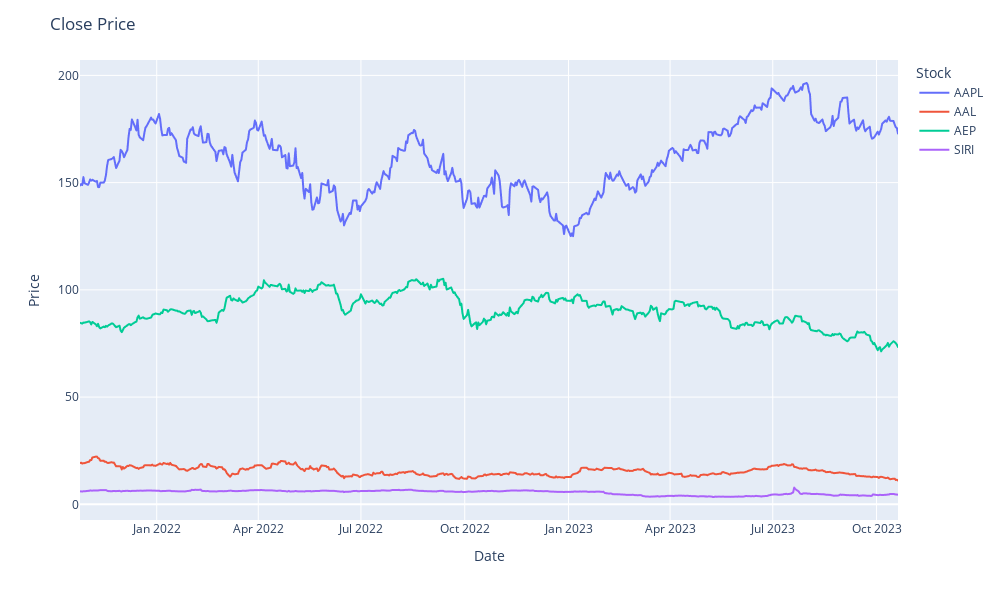

Notebook cell for this chart:
### Code cell
import pandas as pd
import plotly.express as px

data = pd.DataFrame()

for stock in stocks:
    stock_data = pd.read_csv(stock + '.csv', parse_dates=['Date'], index_col='Date')
    data[stock] = stock_data['Close']

long_data = data.reset_index().melt(id_vars='Date', var_name='Stock', value_name='Close')

fig = px.line(long_data, x='Date', y='Close', color='Stock', labels={'Close': 'Price'})

fig.update_layout(
    title="Close Price",
    xaxis_title="Date",
    yaxis_title="Price",
    legend_title="Stock",
    showlegend=True,
    height=600,
    width=1000,
)

fig.show()

### Figure 1 — Plotly figure (JSON) as saved in the notebook; plotly's stock layout.template omitted (floating-point values rounded to 4 significant figures; data arrays with more than 128 entries replaced by an {"elided": "..."} marker saying what was removed)
{"data": [{"hovertemplate": "Stock=AAPL<br>Date=%{x}<br>Price=%{y}<extra></extra>", "legendgroup": "AAPL", "line": {"color": "#636efa", "dash": "solid"}, "marker": {"symbol": "circle"}, "mode": "lines", "name": "AAPL", "showlegend": true, "type": "scattergl", "x": {"elided": "501 str values"}, "xaxis": "x", "y": {"elided": "501 float values"}, "yaxis": "y"}, {"hovertemplate": "Stock=AAL<br>Date=%{x}<br>Price=%{y}<extra></extra>", "legendgroup": "AAL", "line": {"color": "#EF553B", "dash": "solid"}, "marker": {"symbol": "circle"}, "mode": "lines", "name": "AAL", "showlegend": true, "type": "scattergl", "x": {"elided": "501 str values"}, "xaxis": "x", "y": {"elided": "501 float values"}, "yaxis": "y"}, {"hovertemplate": "Stock=AEP<br>Date=%{x}<br>Price=%{y}<extra></extra>", "legendgroup": "AEP", "line": {"color": "#00cc96", "dash": "solid"}, "marker": {"symbol": "circle"}, "mode": "lines", "name": "AEP", "showlegend": true, "type": "scattergl", "x": {"elided": "501 str values"}, "xaxis": "x", "y": {"elided": "501 float values"}, "yaxis": "y"}, {"hovertemplate": "Stock=SIRI<br>Date=%{x}<br>Price=%{y}<extra></extra>", "legendgroup": "SIRI", "line": {"color": "#ab63fa", "dash": "solid"}, "marker": {"symbol": "circle"}, "mode": "lines", "name": "SIRI", "showlegend": true, "type": "scattergl", "x": {"elided": "501 str values"}, "xaxis": "x", "y": {"elided": "501 float values"}, "yaxis": "y"}], "layout": {"height": 600, "legend": {"title": {"text": "Stock"}, "tracegroupgap": 0}, "margin": {"t": 60}, "showlegend": true, "title": {"text": "Close Price"}, "width": 1000, "xaxis": {"anchor": "y", "domain": [0, 1], "title": {"text": "Date"}}, "yaxis": {"anchor": "x", "domain": [0, 1], "title": {"text": "Price"}}}}
